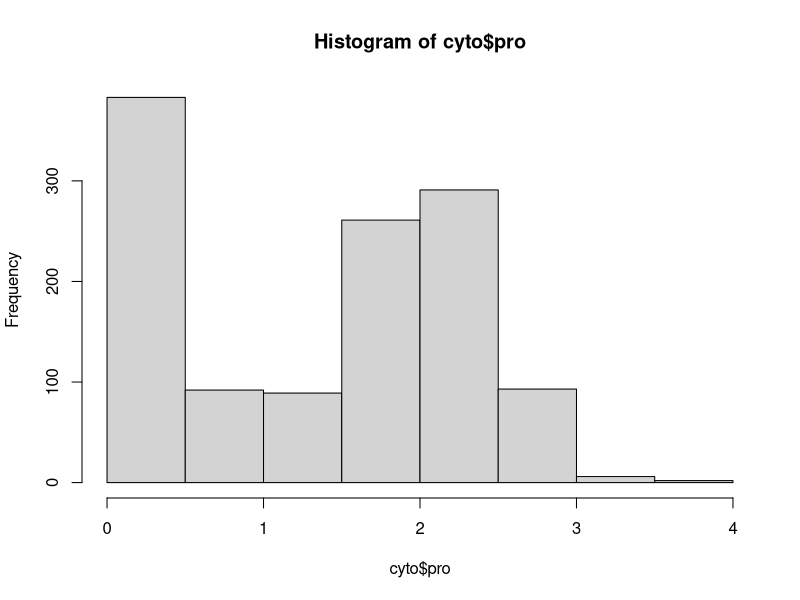
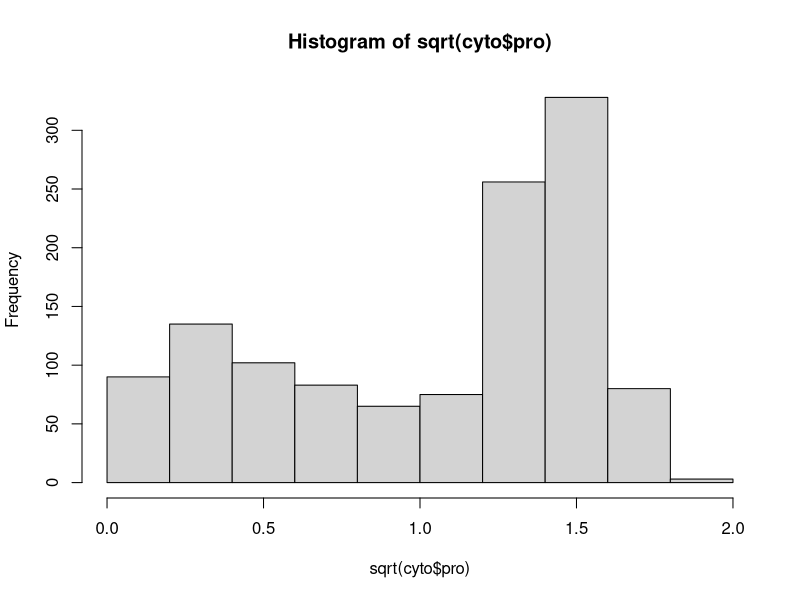
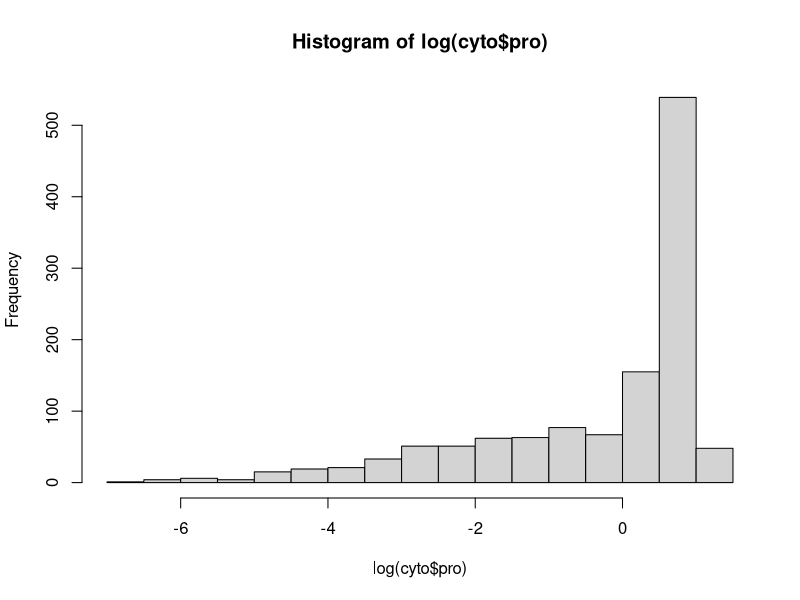
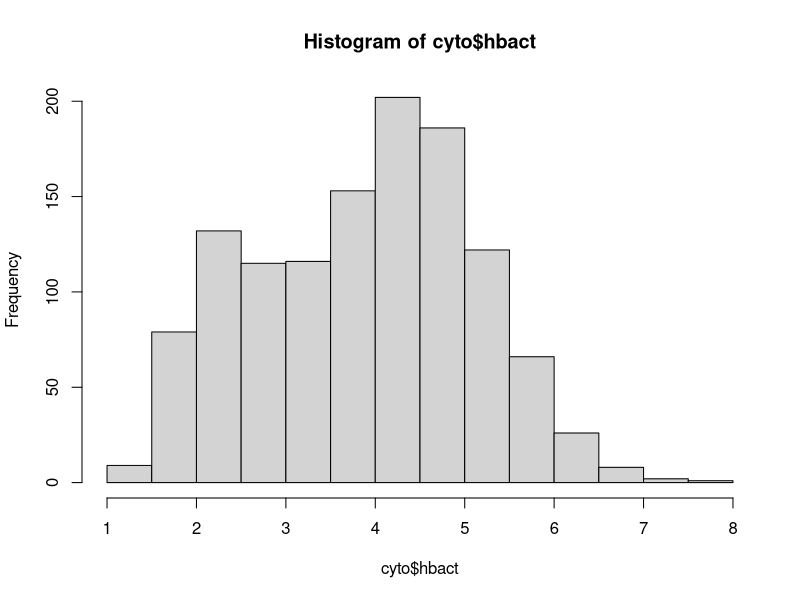
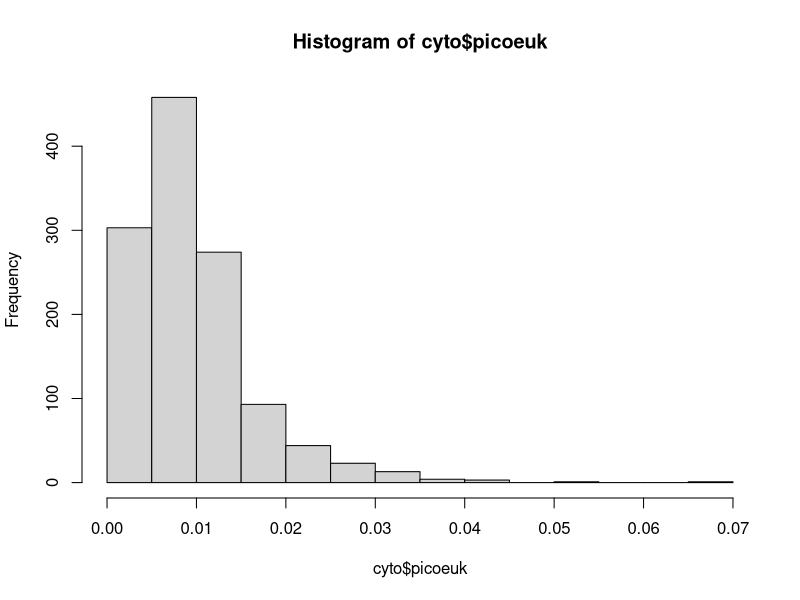
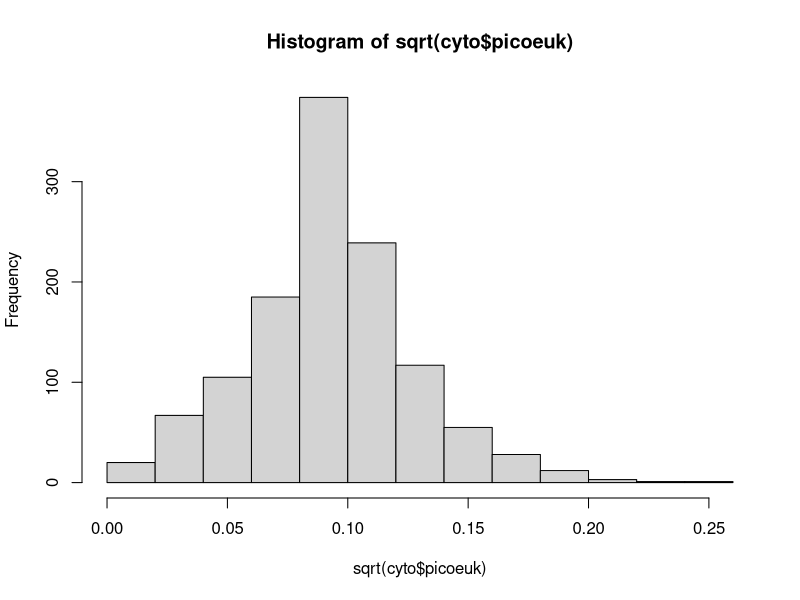
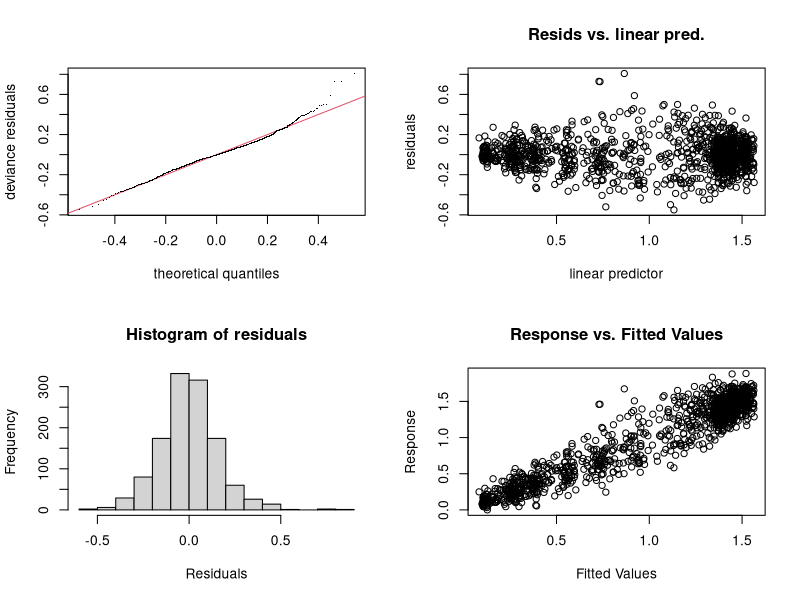
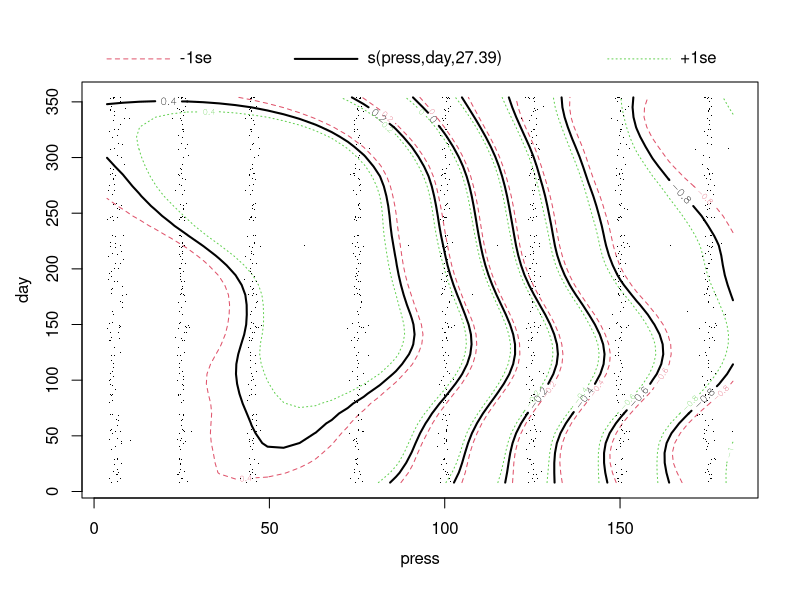

These charts were generated, in order, by the following R code:
## ---- chunk 1
library(tidyverse)
library(lubridate)
library(mgcv)

cyto <- read_csv('data/HOT_cyto_counts_edit.csv') %>%
  select(!'...1')

mlds <- read_csv('data/hot_mlds.csv')
## ---- chunk 2
# convert date column to date format - then extract day of year from date column
cyto <- cyto %>%
  mutate(date = mdy(date),
         day = yday(date)
         )
## ---- chunk 3
# look at dist for each of three response variables
hist(cyto$pro) # bimodal? square root transform - possible high leverage to right
hist(sqrt(cyto$pro)) # this still isn't normal, dist appears more even now tho
hist(log(cyto$pro)) # heavily skewed, don't use

hist(cyto$hbact) # normal - all good

hist(cyto$picoeuk) # Poisson? square root transform
hist(sqrt(cyto$picoeuk)) # now appears normal, looks good!
## ---- chunk 4
# square root transform pro
cyto$sqrt_pro <- sqrt(cyto$pro)

# square root transform picoeuk
cyto$sqrt_picoeuk <- sqrt(cyto$picoeuk)
## ---- chunk 5
# sqrt_pro gam
gam_sqrt_pro = gam(sqrt_pro ~ s(press, day), data = cyto) # smoothing off press, day

gam.check(gam_sqrt_pro) # residuals look perfect, k = 29

summary(gam_sqrt_pro) # edf 27.4 - 90% dev explained

plot(gam_sqrt_pro) # not sure how to interpret these
# large peak in sqrt_pro around press of 70 and from roughly March to Oct?
## ---- chunk 6
# hbact gam
gam_hbact = gam(hbact ~ s(press, day), data = cyto) # smoothing off press, day

gam.check(gam_hbact) # residuals look great, k = 29

summary(gam_hbact) # edf 22.9 - 74% dev explained

plot(gam_hbact) # small peak for hbact press of 30, in roughly Sep
## ---- chunk 7
# sqrt_picoeuk gam
gam_sqrt_picoeuk = gam(sqrt_picoeuk ~ s(press, day), data = cyto) # smoothing off press, day

gam.check(gam_sqrt_picoeuk) # residuals look good, k = 29

summary(gam_sqrt_picoeuk) # edf 24.3 - only 52% dev explained

plot(gam_sqrt_picoeuk) # not sure how to interpret these
# several small peaks in sqrt_picoeuk - deep early, shallow mid, deep late in year
## ---- chunk 8
gam_sqrt_pro_k = gam(sqrt_pro ~ s(press, day, k = 60), data = cyto) 

gam.check(gam_sqrt_pro_k) # residuals look good, k = 59 - diff than default

summary(gam_sqrt_pro_k) # edf 38.7 - 90% dev explained

plot(gam_sqrt_pro_k)
## ---- chunk 9
gam_hbact_k = gam(hbact ~ s(press, day, k = 60), data = cyto)

gam.check(gam_hbact_k) # residuals look great, k = 59

summary(gam_hbact_k) # edf 27.8 - 74% dev explained

plot(gam_hbact_k) # small peak for hbact press of 30, in roughly Sep
## ---- chunk 10
gam_sqrt_picoeuk_k = gam(sqrt_picoeuk ~ s(press, day, k = 60), data = cyto) 

gam.check(gam_sqrt_picoeuk_k) # residuals look good, k = 59 - diff than default

summary(gam_sqrt_picoeuk_k) # edf 37.7 - 54% dev explained - basically the same

plot(gam_sqrt_picoeuk_k)
## ---- chunk 11
plot(gam_sqrt_pro, select = 1, scheme = 2, lwd = 2)

plot(gam_hbact, select = 1, scheme = 2, lwd = 2)

plot(gam_sqrt_picoeuk, select = 1, scheme = 2, lwd = 2)
## ---- chunk 12
# sqrt_pro 1D gam
gam_sqrt_pro_1 = gam(sqrt_pro ~ s(press) + s(day), data = cyto)

gam.check(gam_sqrt_pro_1) # residuals look good, k = 9

summary(gam_sqrt_pro_1) # 89% dev explained

plot(gam_sqrt_pro_1)
# for sqrt_pro, doesn't look like day has a large impact
# but definitely see peak of sqrt_pro at intermediate depth, then drop off
## ---- chunk 13
# hbact 1D gam
gam_hbact_1 = gam(hbact ~ s(press) + s(day), data = cyto)

gam.check(gam_hbact_1) # residuals look great, k = 9

summary(gam_hbact_1) # 71% dev explained

plot(gam_hbact_1)
# two peaks for day
# intermediate depth peak
## ---- chunk 14
# sqrt_picoeuk 1D gam
gam_sqrt_picoeuk_1 = gam(sqrt_picoeuk ~ s(press) + s(day), data = cyto)

gam.check(gam_sqrt_picoeuk_1) # residuals look good, k = 9

summary(gam_sqrt_picoeuk_1) # only 48% dev explained

plot(gam_sqrt_picoeuk_1)
# see peak much deeper than other species
# lots of small spikes throughout the year
## ---- chunk 15
cyto_long <- cyto %>%
  pivot_longer(
    cols = matches("sqrt_pro|hbact|sqrt_picoeuk"),
    names_to = "Microbe",
    values_to = "Abundance"
  )

cyto_long$Microbe <- as.factor(cyto_long$Microbe)
## ---- chunk 16
super_model <- gam(Abundance ~ Microbe +
                 s(press, by = Microbe) +
                 s(day, by = Microbe),
               data = cyto_long)

gam.check(super_model) # residuals do not look good - uh oh!
# says k may be too low, b/c close to edf
summary(super_model) 

# re-run with diff k value, set at 30, tried 20 but k still close to edf
super_model <- gam(Abundance ~ Microbe +
                 s(press, by = Microbe, k = 30) +
                 s(day, by = Microbe, k = 30),
               data = cyto_long)

gam.check(super_model) # still don't like residuals
summary(super_model) 
# sig differences in abundance across three different microbe types (hbact highest)
# hbact, sqrt_pro vary by depth, not sqrt_picoeuk
# hbact, sqrt_pro vary by day, not sqrt_picoeuk
## ---- chunk 17
plot(super_model)
## ---- chunk 18
# rename crn to cruise
mlds$cruise <- mlds$crn
  
joined_df <- cyto_long %>%
  left_join(mlds, by = 'cruise')
## ---- chunk 19
joined_df <- joined_df %>%
  filter(press <= 45)

hist(joined_df$press)
## ---- chunk 20
mlds_2d <- gam(Abundance ~ Microbe + s(mean, by = Microbe) +
                 s(chl, by = Microbe),
               data = joined_df)

gam.check(mlds_2d) # don't like residuals at all
summary(mlds_2d) # explains 97% deviation
plot(mlds_2d)
# hbact sig variation by mean and chl, not for the others
## ---- chunk 21
mlds_1d <- gam(Abundance ~ s(mean) + s(chl),
               data = joined_df)

gam.check(mlds_1d) # residuals look horrible
summary(mlds_1d)
plot(mlds_1d)
# no sig relationships between abundance across species and depth, chlorophyll
